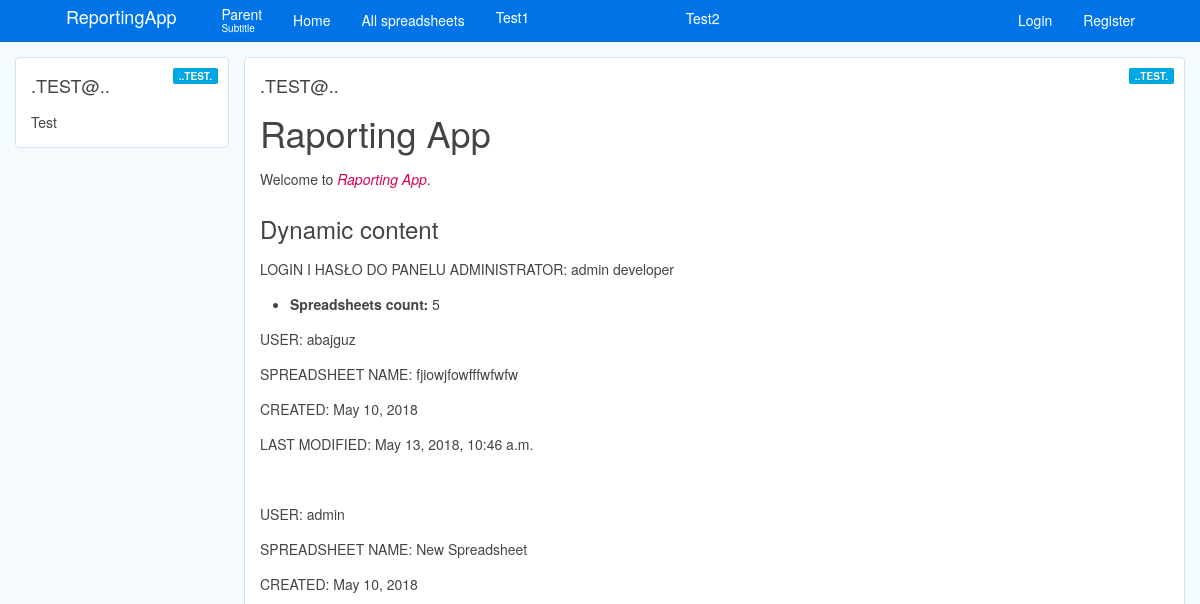
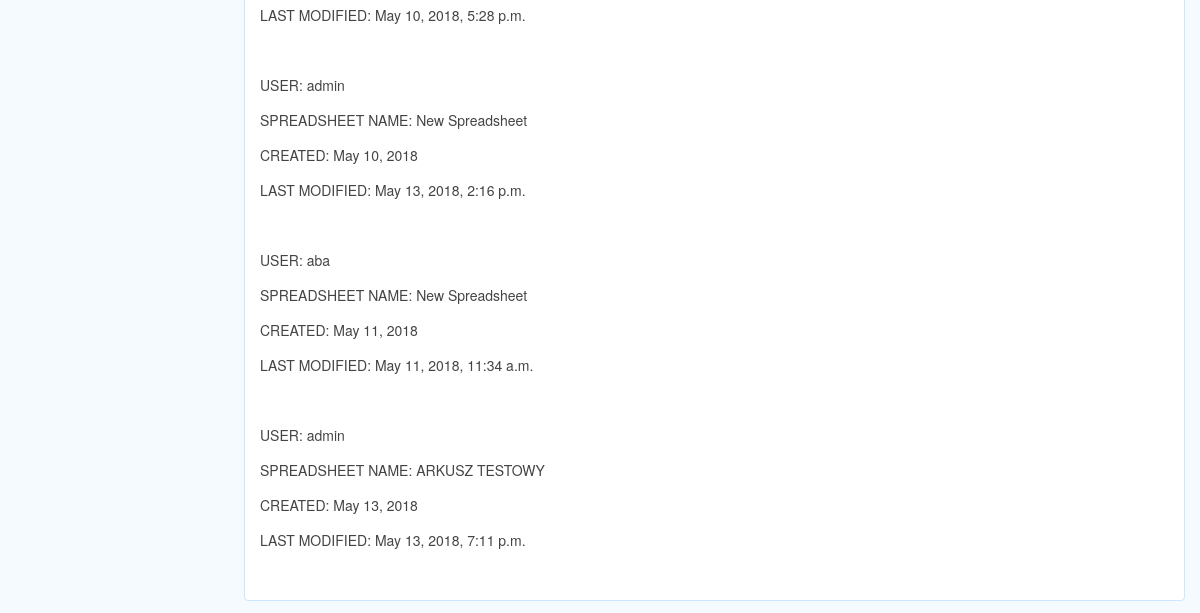
Page /reports/ on the earlier database version (2 pictures, top to bottom).
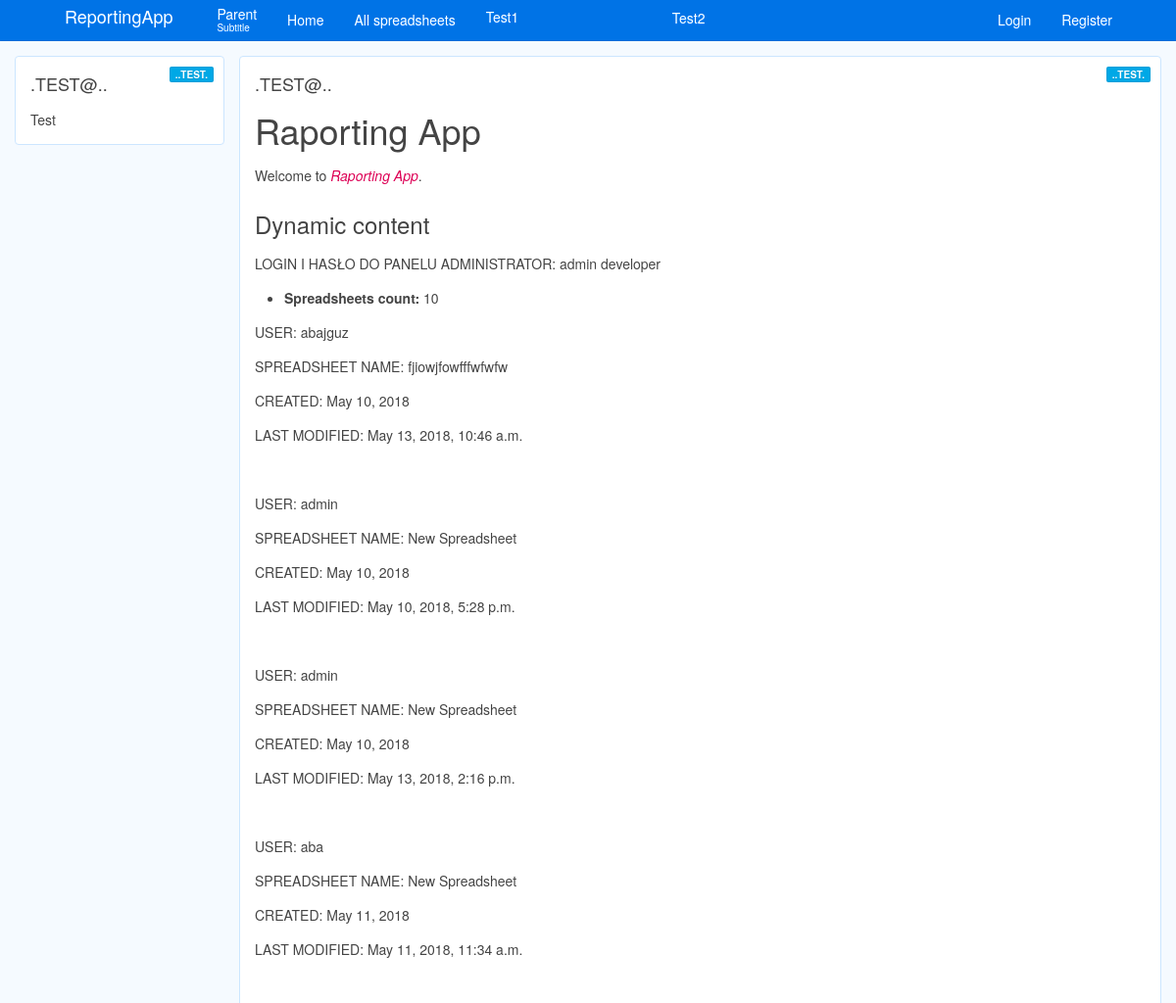
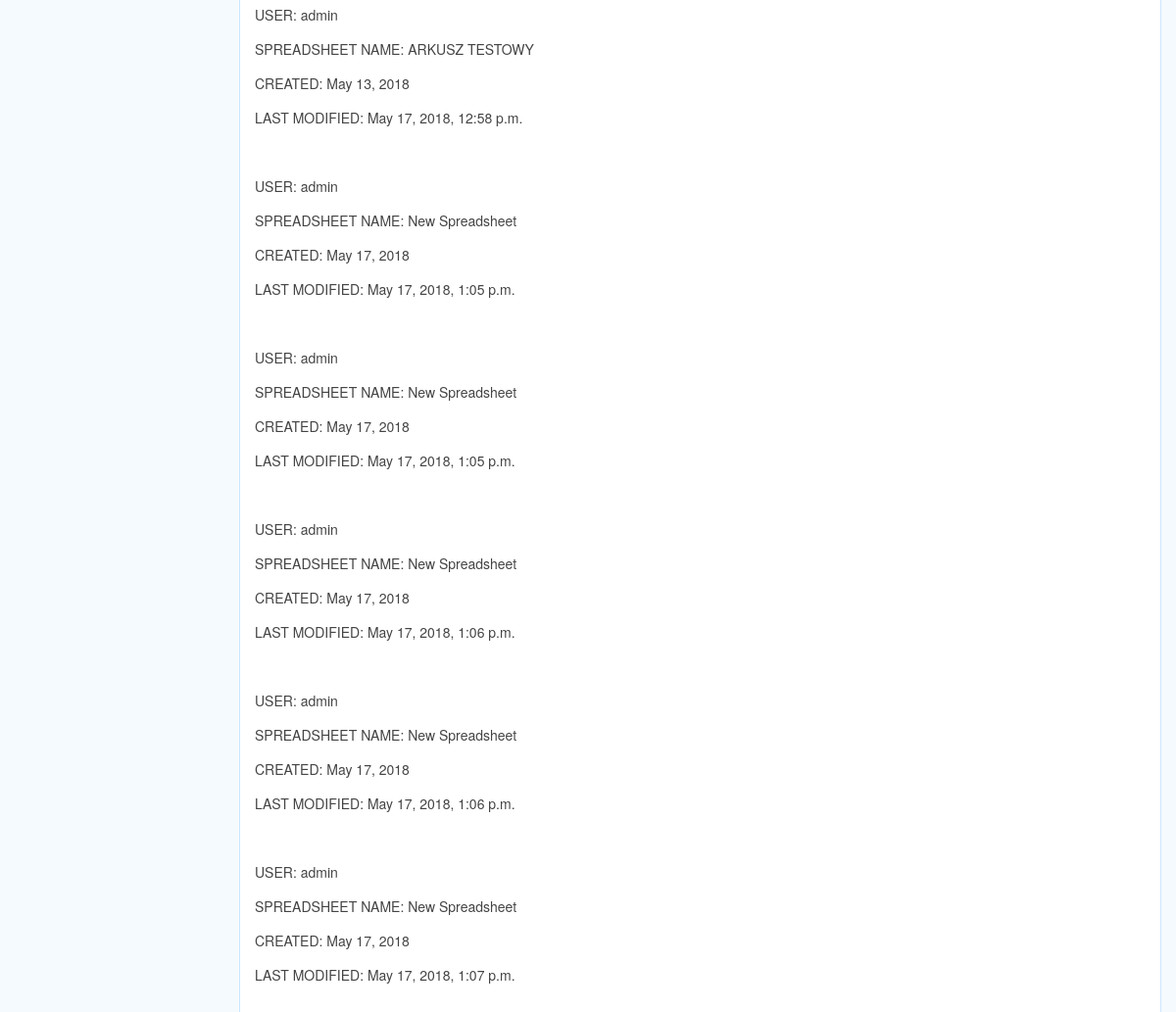
Same page on the later database version (2 pictures, top to bottom).
### reports/models.py (models this page shows)
class Spreadsheet(models.Model):
	user = models.ForeignKey(User, unique=False, on_delete=models.CASCADE)
	spreadsheet_name = models.CharField(max_length=255)
	spreadsheet_creation_date = models.DateField(auto_now_add=True, editable=False)
	spreadsheet_last_modification = models.DateTimeField(auto_now=True)

### reports/views.py (the view)
# urls.py: 2. Add a URL to urlpatterns:  path('', views.home, name='home')
def home(request):
    spreadsheets = Spreadsheet.objects.all()
    num_spreadsheets = len(spreadsheets)
    return render(request, 'home.html', context={'spreadsheets': spreadsheets, 'num_spreadsheets': num_spreadsheets}, )

### reports/templates/home.html (shortened to what this page needs)
{% extends "base.html" %}
{% block content %}
<div class="uk-width-1-1">
	<h1>Raporting App</h1>
	<p>Welcome to
		<em>Raporting App</em>.</p>
	<h2>Dynamic content</h2>
	<p>LOGIN I HASŁO DO PANELU ADMINISTRATOR: admin developer </p>
	<ul>
		<li>
			<strong>Spreadsheets count:</strong> {{ num_spreadsheets }}</li>
	</ul>
	{% for sp in spreadsheets %}
	<p>USER: {{sp.user}}</p>
	<p>SPREADSHEET NAME: {{sp.spreadsheet_name}}</p>
	<p>CREATED: {{sp.spreadsheet_creation_date}}</p>
	<p>LAST MODIFIED: {{sp.spreadsheet_last_modification}}</p>
	{% endfor %}
</div>
{% endblock %}

Differences in the rows shown:
changed Spreadsheet "ARKUSZ TESTOWY": spreadsheet_last_modification "May 13, 2018, 7:11 p.m." → "May 17, 2018, 12:58 p.m."
added Spreadsheet: user "admin", spreadsheet_name "New Spreadsheet", spreadsheet_creation_date "May 17, 2018", spreadsheet_last_modification "May 17, 2018, 1:05 p.m."
added Spreadsheet: user "admin", spreadsheet_name "New Spreadsheet", spreadsheet_creation_date "May 17, 2018", spreadsheet_last_modification "May 17, 2018, 1:05 p.m."
added Spreadsheet: user "admin", spreadsheet_name "New Spreadsheet", spreadsheet_creation_date "May 17, 2018", spreadsheet_last_modification "May 17, 2018, 1:06 p.m."
added Spreadsheet: user "admin", spreadsheet_name "New Spreadsheet", spreadsheet_creation_date "May 17, 2018", spreadsheet_last_modification "May 17, 2018, 1:06 p.m."
added Spreadsheet: user "admin", spreadsheet_name "New Spreadsheet", spreadsheet_creation_date "May 17, 2018", spreadsheet_last_modification "May 17, 2018, 1:07 p.m."
Other differences:
{{ num_spreadsheets }}: "5" → "10"
